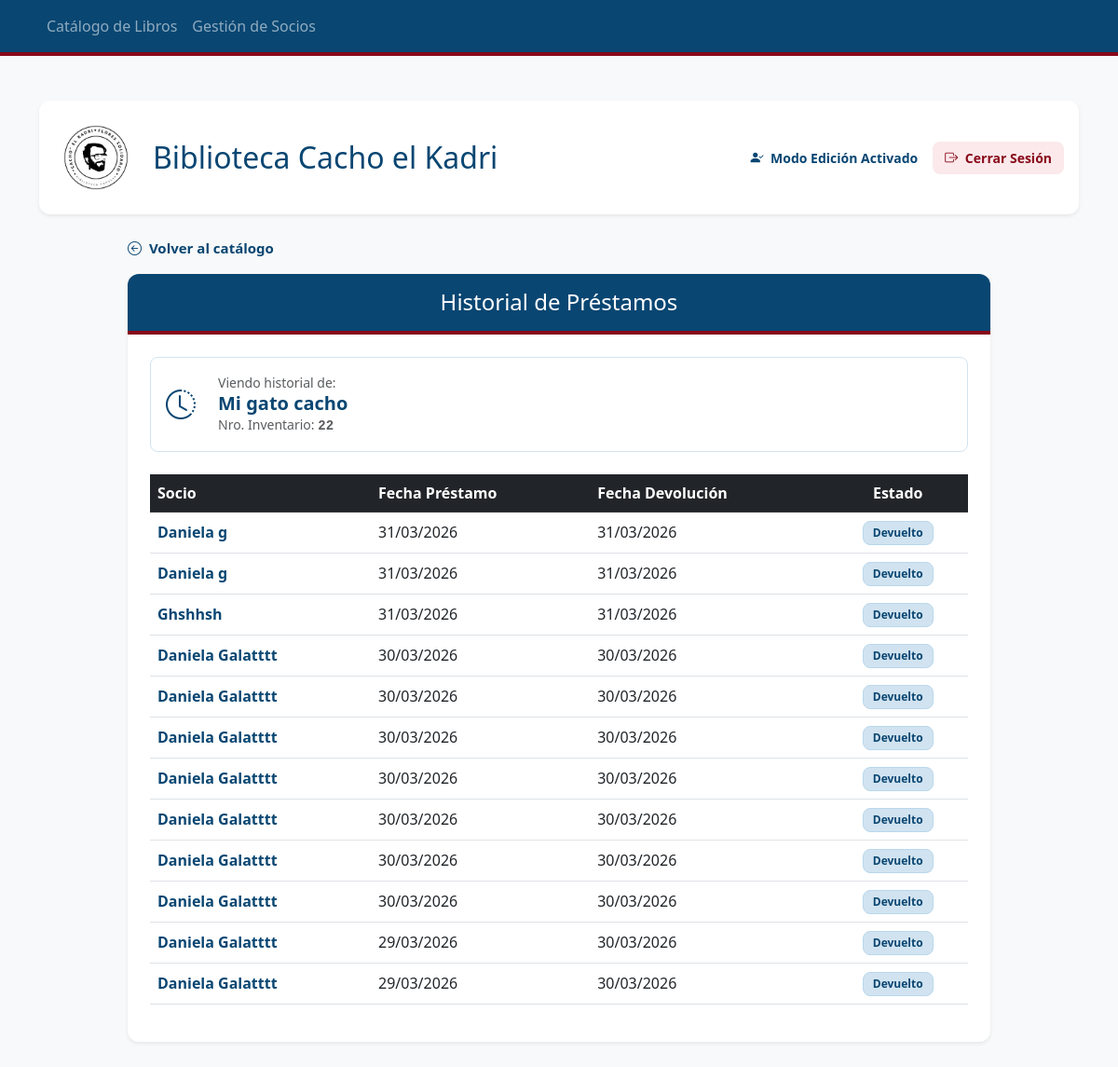
The app's page /historial_libro/22 (signed in) with its own data.
### tables this page shows
CREATE TABLE Obras (
            mfn INTEGER PRIMARY KEY AUTOINCREMENT,
            titulo TEXT NOT NULL,
            autor TEXT NOT NULL,
            editorial TEXT,
            anio TEXT
        );

CREATE TABLE Prestamos (
            id_prestamo INTEGER PRIMARY KEY AUTOINCREMENT,
            id_socio INTEGER,
            nro_inventario INTEGER,
            fecha_prestamo DATE,
            fecha_devolucion DATE,
            FOREIGN KEY (id_socio) REFERENCES Socios (id_socio),
            FOREIGN KEY (nro_inventario) REFERENCES Ejemplares (nro_inventario)
        );

CREATE TABLE Socios (
            id_socio INTEGER PRIMARY KEY AUTOINCREMENT,
            nombre_completo TEXT NOT NULL,
            telefono TEXT NOT NULL
        );

### app.py (the view)
@app.route('/historial_libro/<int:nro_inv>')
def historial_libro(nro_inv):
    conexion = sqlite3.connect("biblioteca.db")
    cursor = conexion.cursor()
    cursor.execute('''
        SELECT o.titulo FROM Obras o
        JOIN Ejemplares e ON o.mfn = e.mfn_vinculado
        WHERE e.nro_inventario = ?
    ''', (nro_inv,))
    titulo = cursor.fetchone()[0]
    cursor.execute('''
        SELECT s.nombre_completo, p.fecha_prestamo, p.fecha_devolucion
        FROM Prestamos p
        JOIN Socios s ON p.id_socio = s.id_socio
        WHERE p.nro_inventario = ?
        ORDER BY p.fecha_prestamo DESC
    ''', (nro_inv,))
    historial = cursor.fetchall()
    conexion.close()
    return render_template('historial_libro.html', titulo=titulo, historial=historial, nro_inv=nro_inv)

### templates/historial_libro.html
{% extends 'layout.html' %}
{% block content %}
<div class="row justify-content-center mb-5">
    <div class="col-lg-10">
        <div class="mb-3">
            <a href="/" style="color: #094672; text-decoration: none; font-weight: bold; font-size: 15px; transition: all 0.2s;">
                <i class="bi bi-arrow-left-circle me-1"></i> Volver al catálogo
            </a>
        </div>
        <div class="card shadow-sm border-0" style="border-radius: 12px; overflow: hidden;">
            <div class="card-header text-white text-center py-3" style="background-color: #094672; border-bottom: 4px solid #88091a;">
                <h4 class="mb-0 font-weight-bold">Historial de Préstamos</h4>
            </div>
            <div class="card-body p-4">
                <div class="mb-4 p-3 bg-white border rounded-3" style="border-color: #d1e3f0 !important;">
                    <div class="row align-items-center">
                        <div class="col-auto">
                            <i class="bi bi-clock-history" style="font-size: 2rem; color: #094672;"></i>
                        </div>
                        <div class="col">
                            <p class="mb-0 small text-muted">Viendo historial de:</p>
                            <h5 class="mb-0" style="color: #094672; font-weight: bold;">{{ titulo }}</h5>
                            <p class="mb-0 text-muted small">Nro. Inventario: <span style="font-family: monospace; font-weight: bold;">{{ nro_inv }}</span></p>
                        </div>
                    </div>
                </div>
                <div class="table-responsive">
                    <table class="table table-hover align-middle">
                        <thead class="table-dark" style="background-color: #094672 !important;">
                            <tr>
                                <th>Socio</th>
                                <th>Fecha Préstamo</th>
                                <th>Fecha Devolución</th>
                                <th class="text-center">Estado</th>
                            </tr>
                        </thead>
                        <tbody>
                            {% for reg in historial %}
                            <tr>
                                <td class="fw-bold" style="color: #094672;">{{ reg[0] }}</td>
                                <td>{{ reg[1] }}</td>
                                <td>{{ reg[2] if reg[2] else '---' }}</td>
                                <td class="text-center">
                                    {% if reg[2] %}
                                        <span class="badge" style="background-color: #d1e3f0; color: #094672; border-radius: 8px; padding: 6px 10px; font-weight: bold; border: 1px solid #b9d8ed;">Devuelto</span>
                                    {% else %}
                                        <span class="badge" style="background-color: #fbe9eb; color: #88091a; border-radius: 8px; padding: 6px 10px; font-weight: bold; border: 1px solid #f8d7da;">En poder del socio</span>
                                    {% endif %}
                                </td>
                            </tr>
                            {% else %}
                            <tr>
                                <td colspan="4" class="text-center text-muted py-4">Este libro nunca ha sido prestado.</td>
                            </tr>
                            {% endfor %}
                        </tbody>
                    </table>
                </div>
            </div>
        </div>
    </div>
</div>
{% endblock %}

### templates/layout.html (style rules this page uses)
body { background-color: #f4f7f9 !important; }
h1, h2, h5, .card-title { color: #094672 !important; font-weight: 700; }
table td { vertical-align: middle !important; }

### records on screen
Obras: titulo "Mi gato cacho"
Prestamos: nombre_completo "Daniela g", fecha_prestamo "31/03/2026", fecha_devolucion "31/03/2026", shows "Devuelto"
Prestamos: nombre_completo "Daniela g", fecha_prestamo "31/03/2026", fecha_devolucion "31/03/2026", shows "Devuelto"
Prestamos: nombre_completo "Ghshhsh", fecha_prestamo "31/03/2026", fecha_devolucion "31/03/2026", shows "Devuelto"
Prestamos: nombre_completo "Daniela Galatttt", fecha_prestamo "30/03/2026", fecha_devolucion "30/03/2026", shows "Devuelto"
Prestamos: nombre_completo "Daniela Galatttt", fecha_prestamo "30/03/2026", fecha_devolucion "30/03/2026", shows "Devuelto"
Prestamos: nombre_completo "Daniela Galatttt", fecha_prestamo "30/03/2026", fecha_devolucion "30/03/2026", shows "Devuelto"
Prestamos: nombre_completo "Daniela Galatttt", fecha_prestamo "30/03/2026", fecha_devolucion "30/03/2026", shows "Devuelto"
Prestamos: nombre_completo "Daniela Galatttt", fecha_prestamo "30/03/2026", fecha_devolucion "30/03/2026", shows "Devuelto"
Prestamos: nombre_completo "Daniela Galatttt", fecha_prestamo "30/03/2026", fecha_devolucion "30/03/2026", shows "Devuelto"
Prestamos: nombre_completo "Daniela Galatttt", fecha_prestamo "30/03/2026", fecha_devolucion "30/03/2026", shows "Devuelto"
Prestamos: nombre_completo "Daniela Galatttt", fecha_prestamo "29/03/2026", fecha_devolucion "30/03/2026", shows "Devuelto"
Prestamos: nombre_completo "Daniela Galatttt", fecha_prestamo "29/03/2026", fecha_devolucion "30/03/2026", shows "Devuelto"

### other values on screen
{{ nro_inv }} "22"
